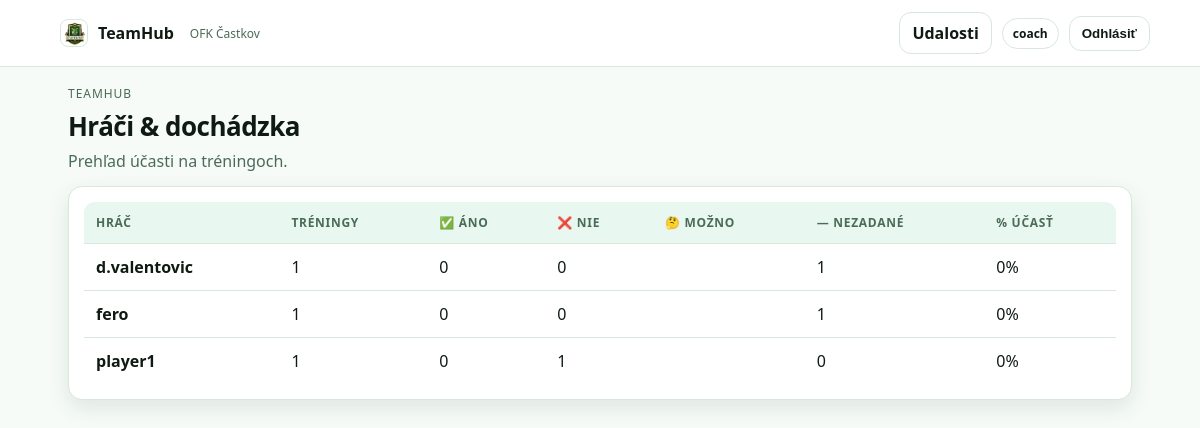
Screenshot of /players (signed in) with the database file from the repository.
### tables this page shows
CREATE TABLE users(
  id INTEGER PRIMARY KEY AUTOINCREMENT,
  username TEXT UNIQUE NOT NULL,
  password_hash TEXT NOT NULL,
  role TEXT NOT NULL
);

### pages/players.py (the view)
@router.get("/players")
def players_attendance_ui(request: Request):
    user = get_current_user(request)
    if not user:
        return RedirectResponse(url="/login", status_code=302)
    role = user["role"] if isinstance(user, dict) else user.role
    if role not in ("admin", "coach"):
        return RedirectResponse(url="/", status_code=302)
    svc = attendance_service()
    players = svc.get_players_training_summary()  # toto vracia zoznam hráčov so sumármi
    return request.app.state.templates.TemplateResponse(
        "players.html",
        {"request": request, "user": user, "players": players},
    )

### templates/players.html (shortened to what this page needs)
{% extends "base.html" %}
{% block content %}
<div class="page">
  <div class="page__header">
    <div class="page__titles">
      <span class="page__kicker">TeamHub</span>
      <h2 class="page__title">Hráči & dochádzka</h2>
      <p class="page__subtitle">Prehľad účasti na tréningoch.</p>
    </div>
  </div>
  <div class="card">
    {% if players|length == 0 %}
      <p>Žiadni hráči na zobrazenie.</p>
    {% else %}
      <div style="overflow:auto;">
        <table class="table">
          <thead>
            <tr>
              <th>Hráč</th>
              <th>Tréningy</th>
              <th>✅ Áno</th>
              <th>❌ Nie</th>
              <th>🤔 Možno</th>
              <th>— Nezadané</th>
              <th>% účasť</th>
            </tr>
          </thead>
          <tbody>
            {% for p in players %}
              {% set total = p.trainings_total %}
              {% set yes = p.yes_count %}
              {% set pct = (100 * yes / total) if total else 0 %}
              <tr>
                <td><strong>{{ p.username }}</strong></td>
                <td>{{ total }}</td>
                <td>{{ p.yes_count }}</td>
                <td>{{ p.no_count }}</td>
                <td>{{ p.maybe_count }}</td>
                <td>{{ p.missing_count }}</td>
                <td>{{ "%.0f"|format(pct) }}%</td>
              </tr>
            {% endfor %}
          </tbody>
        </table>
      </div>
    {% endif %}
  </div>
</div>
{% endblock %}

### static/css/style.css (style rules this page uses)
:root { --bg: #f6fbf7; --panel: #ffffff; --border: #d9e7dd; --text: #0f1a13; --muted: #4b6b57; --green: #19a463; --green2: #148a53; --green-soft: #e8f7ef; --radius: 14px; --shadow: 0 8px 22px rgba(20, 60, 35, 0.10); --max: 1100px; --pad: 18px; --mono: ui-monospace, SFMono-Regular, Menlo, Monaco, Consolas, "Liberation Mono", "Courier New", monospace; --sans: system-ui, -apple-system, Segoe UI, Roboto, Arial, "Noto Sans", "Apple Color Emoji","Segoe UI Emoji"; }
* { box-sizing: border-box; }
html, body { height:100%; }
body { margin: 0; font-family: var(--sans); color: var(--text); background: var(--bg); }
.container, .page { width: min(var(--max), calc(100% - 2*var(--pad))); margin: 0 auto; }
.page { padding: 18px 0 40px; }
.page__header { display:flex; align-items:flex-end; justify-content:space-between; gap: 12px; margin-bottom: 14px; }
.page__titles { display:flex; flex-direction:column; gap: 6px; }
.page__kicker { font-size: 12px; color: var(--muted); text-transform: uppercase; letter-spacing: .08em; }
.page__title { margin: 0; font-size: 26px; letter-spacing: -0.02em; }
.page__subtitle { margin: 0; color: var(--muted); }
.card { background: var(--panel); border: 1px solid var(--border); border-radius: var(--radius); padding: 14px; box-shadow: var(--shadow); }
.table { width: 100%; border: 1px solid var(--border); border-radius: 12px; overflow: hidden; border-collapse: collapse; background: white; }
.table thead th { text-align:left; font-size: 12px; text-transform: uppercase; letter-spacing: .06em; color: var(--muted); background: var(--green-soft); padding: 12px; border-bottom: 1px solid var(--border); }
.table tbody td { padding: 12px; border-bottom: 1px solid var(--border); }
.table tbody tr:last-child td { border-bottom: none; }

### rows the page displays
users: username "d.valentovic", total "1", yes_count "0", no_count "0", missing_count "1", pct "0"
users: username "fero", total "1", yes_count "0", no_count "0", missing_count "1", pct "0"
users: username "player1", total "1", yes_count "0", no_count "1", missing_count "0", pct "0"

### other values shown
{{ user.username }} "coach"
